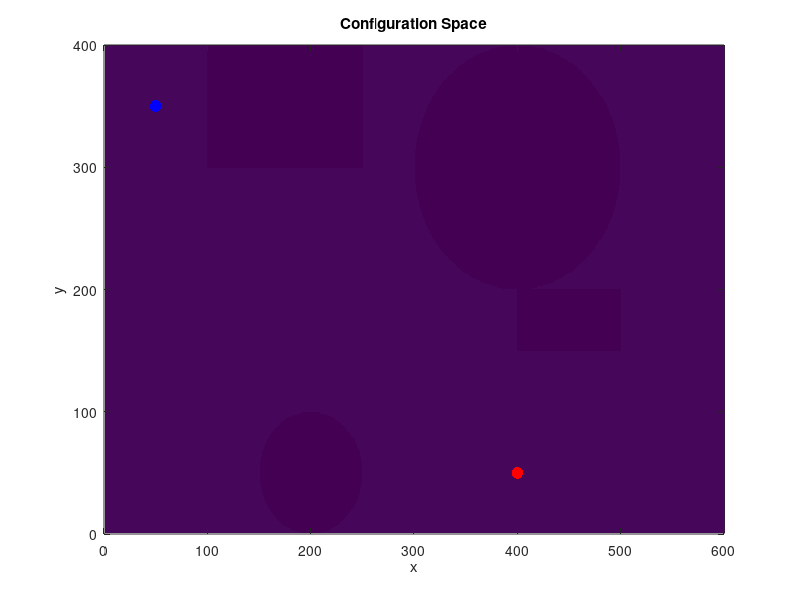
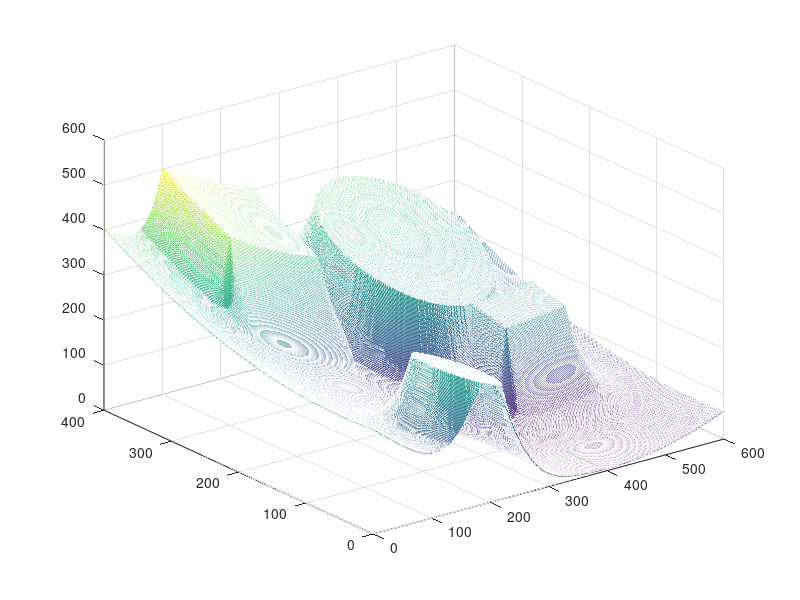

Source code (MATLAB) for these figures, in order: (Note: this script raises an error after producing the figures.)
%
% PotentialFieldScript.m
%
clc; close all; clear all;
%% Generate some points

nrows = 400;
ncols = 600;

obstacle = false(nrows, ncols);

[x, y] = meshgrid (1:ncols, 1:nrows);

%% Generate some obstacle

obstacle (300:end, 100:250) = true;
obstacle (150:200, 400:500) = true;

t = ((x - 200).^2 + (y - 50).^2) < 50^2;
obstacle(t) = true;

t = ((x - 400).^2 + (y - 300).^2) < 100^2;
obstacle(t) = true;

%% Compute distance transform

d = bwdist(obstacle);

% Rescale and transform distances

d2 = (d/100) + 1;

d0 = 2;
nu = 800;

repulsive = nu*((1./d2 - 1/d0).^2);

repulsive (d2 > d0) = 0;  % when we move away d0 distance from the obstacle, the repulsive function will be 0.


%% Display repulsive potential

% figure;
% m = mesh (repulsive);
% m.FaceLighting = 'phong';
% axis equal;
% 
% title ('Repulsive Potential');

%% Compute attractive force

goal = [400, 50]; % User defined
start = [50, 350]; % User defined
xi = 1/700;

attractive = xi * ( (x - goal(1)).^2 + (y - goal(2)).^2 );

% figure;
% m = mesh (attractive);
% m.FaceLighting = 'phong';
% axis equal;
% 
% title ('Attractive Potential');

%% Display 2D configuration space

figure(1);
image(~obstacle);

hold on;
plot (goal(1), goal(2), 'r.', 'MarkerSize', 25);
hold on
plot (start(1), start(2), 'b.', 'MarkerSize', 25)
hold off;


axis ([0 ncols 0 nrows]);
axis xy; % y value increase from bottom to up
axis on;

xlabel ('x');
ylabel ('y');

title ('Configuration Space');

%% Combine terms

f = attractive + repulsive;

figure(2);
m = mesh (f);
m.FaceLighting = 'phong';
axis equal;
xlabel ('x');
ylabel ('y');
title ('Total Potential');
%% PRM Method
% Build roadmap

nsamples = 200;
neighbors = 7;

roadmap = PRM (nsamples, neighbors, obstacle);

roadmap2 = AddNode2PRM (start', roadmap, neighbors, obstacle);
roadmap2 = AddNode2PRM (goal', roadmap2, neighbors, obstacle);

route_RPM = ShortestPathDijkstra(roadmap2.edges, roadmap2.edge_lengths, roadmap2.samples, nsamples+1, nsamples+2);
%% Plan route

route = GradientBasedPlanner (f, start, goal, 1000);
[route_Astar, numExpanded] = AStarGrid (obstacle, start, goal);

%% Plot route of two methods % TODO:
% Define colors
green = [62 150 81]./255;
red = [204 37 41]./255;
blue = [57 106 177]./255;

% Plot route
figure(6);
axis([0 nrows 0 ncols])
imshow(~obstacle);
hold on
% Draw line
Aroute_x = route_Astar(:,1);
Aroute_y = route_Astar(:,2);
line(Aroute_x, Aroute_y,'Color',green,'LineStyle',':','LineWidth',4)
hold on
RPMroute_x = route_RPM(:,1);
RPMroute_y= route_RPM(:,2);
line(RPMroute_x,RPMroute_y,'Color',green,'LineStyle','-', 'LineWidth',4)
hold on
route_x = route(:,1);
route_y= route(:,2);
line(route_x,route_y,'Color',green,'LineStyle','--', 'LineWidth',4)
hold on
% Plot Start and Goal position
plot(start(1), start(2),'.', "MarkerFaceColor", 'g', 'MarkerSize', 50)
hold on
plot(goal(1), goal(2), '.', "MarkerFaceColor", red, 'MarkerSize', 50)
% Figure settings
tt = title("Motion Planning in Configuration Space");
lgd = legend('A* search path', 'RPM path', 'Gradient-based path', 'Start', 'Goal', 'Location', 'southeast');
fontsize(tt, 16, 'pixels')
fontsize(lgd, 14, 'pixels')
xlabel('x')
ylabel('y')
axis xy;
axis on;
grid on;
hold off
%% Plot route in 3D gradient mesh
figure(5)
m = mesh (f);
axis equal;

% Plot Start and Goal position
% Start position
[sx, sy, sz] = sphere(20);

scale = 20;
sx = scale*sx;
sy = scale*sy;
sz = scale*(sz+1);

hold on;
s = mesh(sx, sy, sz);
s.FaceColor = green;
s.EdgeColor = 'none';
s.FaceLighting = 'phong';


s.XData = sx + start(1);
s.YData = sy + start(2);
s.ZData = sz + f(start(2), start(1));
% drawnow;

% Goal position
% [gx, gy, gz] = sphere(20);
% 
% scale = 20;
% gx = scale*gx;
% gy = scale*gy;
% gz = scale*(gz+1);
hold on
g = mesh(sx, sy, sz);
g.FaceColor = red;
g.EdgeColor = 'none';
g.FaceLighting = 'phong';

g.XData = sx + goal(1);
g.YData = sy + goal(2);
g.ZData = sz + f(goal(2), goal(1));
% drawnow;

% Route
hold on
P = round(route(1,:));
route_z = f(P(2), P(1));
for i = 2:size(route,1)
    P = round(route(i,:));
    z = f(P(2), P(1))+1;
    route_z = [route_z;z];
end
line(route_x,route_y,route_z,'Color','black','LineStyle','--','LineWidth',2.5);
tt = title({'Motion Planning in Configuration Space', 'with Gradient-based Method'});
lgd = legend('','Start', 'Goal', 'Gradient-based path', 'Location', 'southeast');
fontsize(tt, 16, 'pixels')
fontsize(lgd, 16, 'pixels')
xlabel('x')
ylabel('y')
hold off;
                        
% %% Plot the energy surface
% 
% figure;
% m = mesh (f);
% axis equal;
% 
% %% Plot ball sliding down hill
% 
% [sx, sy, sz] = sphere(20);
% 
% scale = 20;
% sx = scale*sx;
% sy = scale*sy;
% sz = scale*(sz+1);
% 
% hold on;
% p = mesh(sx, sy, sz);
% p.FaceColor = 'red';
% p.EdgeColor = 'none';
% p.FaceLighting = 'phong';
% hold off;
% 
% for i = 1:size(route,1)
%     P = round(route(i,:));
%     z = f(P(2), P(1));
% 
%     p.XData = sx + P(1);
%     p.YData = sy + P(2);
%     p.ZData = sz + f(P(2), P(1));
% 
%     drawnow;
% 
%     drawnow;
% 
% end
% 
% %% quiver plot
% [gx, gy] = gradient (-f);
% skip = 20;
% 
% figure;
% 
% xidx = 1:skip:ncols;
% yidx = 1:skip:nrows;
% 
% quiver (x(yidx,xidx), y(yidx,xidx), gx(yidx,xidx), gy(yidx,xidx), 0.4);
% 
% axis ([1 ncols 1 nrows]);
% 
% hold on;
% 
% ps = plot(start(1), start(2), 'r.', 'MarkerSize', 30);
% pg = plot(goal(1), goal(2), 'g.', 'MarkerSize', 30);
% p3 = plot (route(:,1), route(:,2), 'r', 'LineWidth', 2);
